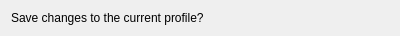
<?xml version="1.0" encoding="UTF-8"?>
<ui version="4.0">
 <class>SaveProfile</class>
 <widget class="QWidget" name="SaveProfile">
  <property name="geometry">
   <rect>
    <x>0</x>
    <y>0</y>
    <width>400</width>
    <height>21</height>
   </rect>
  </property>
  <layout class="QVBoxLayout" name="verticalLayout">
   <item>
    <widget class="QLabel" name="textLabel">
     <property name="text">
      <string>Save changes to the current profile?</string>
     </property>
    </widget>
   </item>
  </layout>
 </widget>
 <resources/>
 <connections/>
</ui>
